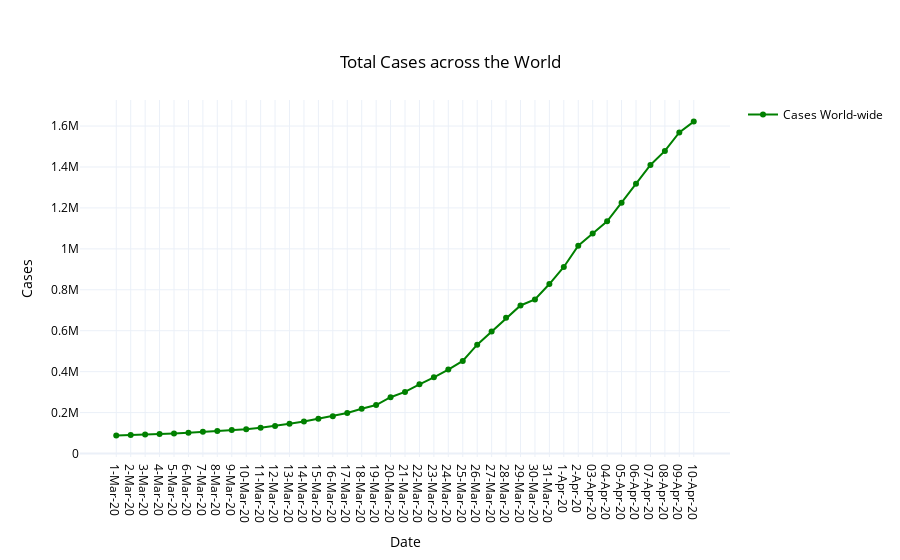

Source (notebook cell):
### Markdown cell above
## Data across the World

### Code cell
fig = go.Figure(data=go.Scatter(x=df['DATE'], y=df['TOTAL_CASES'], name='Cases World-wide', 
                                mode='lines+markers', line_color='green'))
fig.update_layout(
    showlegend=True,
    title= {
        'text': 'Total Cases across the World',
        'y':0.9,
        'x':0.5,
        'xanchor': 'center',
        'yanchor': 'top'
    },
    
    xaxis_title="Date",
    yaxis_title="Cases",
    template='plotly_white',
    font=dict(
        color="black"
    )
)
fig.show()

### Figure 1 — Plotly figure (JSON) as saved in the notebook; plotly's stock layout.template omitted (floating-point values rounded to 4 significant figures)
{"data": [{"line": {"color": "green"}, "mode": "lines+markers", "name": "Cases World-wide", "type": "scatter", "x": ["1-Mar-20", "2-Mar-20", "3-Mar-20", "4-Mar-20", "5-Mar-20", "6-Mar-20", "7-Mar-20", "8-Mar-20", "9-Mar-20", "10-Mar-20", "11-Mar-20", "12-Mar-20", "13-Mar-20", "14-Mar-20", "15-Mar-20", "16-Mar-20", "17-Mar-20", "18-Mar-20", "19-Mar-20", "20-Mar-20", "21-Mar-20", "22-Mar-20", "23-Mar-20", "24-Mar-20", "25-Mar-20", "26-Mar-20", "27-Mar-20", "28-Mar-20", "29-Mar-20", "30-Mar-20", "31-Mar-20", "1-Apr-20", "2-Apr-20", "03-Apr-20", "04-Apr-20", "05-Apr-20", "06-Apr-20", "07-Apr-20", "08-Apr-20", "09-Apr-20", "10-Apr-20"], "y": [88585, 90443, 93016, 95314, 98425, 102050, 106099, 109991, 114381, 118948, 126214, 134576, 145483, 156653, 169593, 182490, 198238, 218822, 236877, 275111, 301100, 338259, 372253, 410465, 452601, 531865, 596366, 663127, 723390, 752861, 828116, 911541, 1015065, 1074488, 1134421, 1225687, 1318306, 1409665, 1478469, 1569002, 1621766]}], "layout": {"font": {"color": "black"}, "showlegend": true, "title": {"text": "Total Cases across the World", "x": 0.5, "xanchor": "center", "y": 0.9, "yanchor": "top"}, "xaxis": {"title": {"text": "Date"}}, "yaxis": {"title": {"text": "Cases"}}}}
